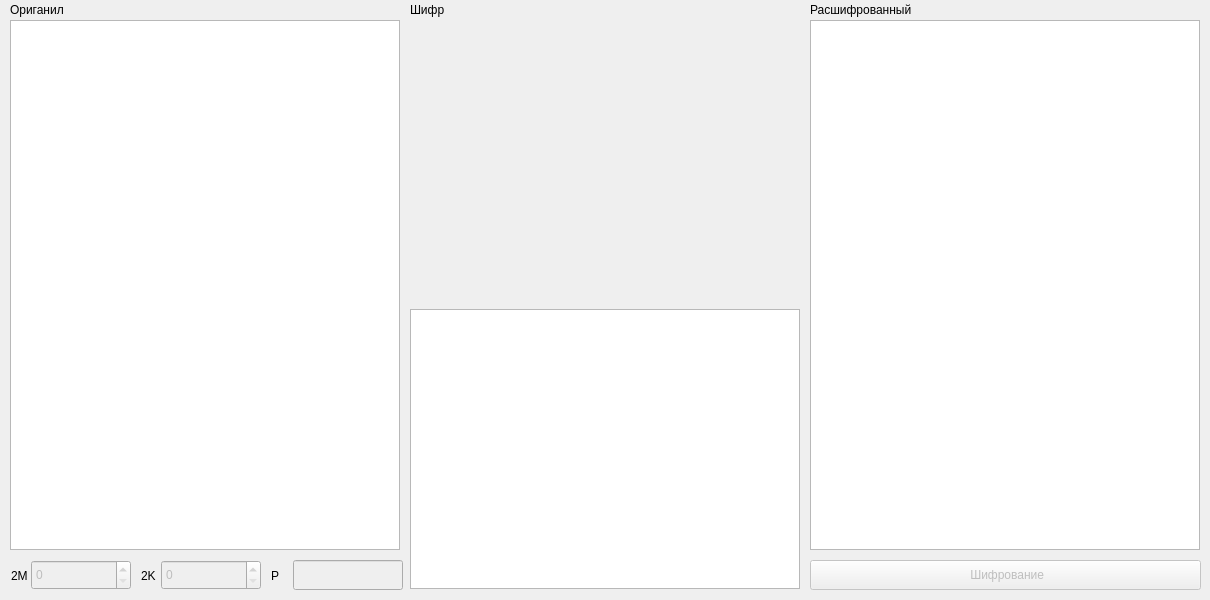
<?xml version="1.0" encoding="UTF-8"?>
<ui version="4.0">
 <class>MainWindow</class>
 <widget class="QMainWindow" name="MainWindow">
  <property name="geometry">
   <rect>
    <x>0</x>
    <y>0</y>
    <width>1210</width>
    <height>600</height>
   </rect>
  </property>
  <property name="windowTitle">
   <string>MainWindow</string>
  </property>
  <widget class="QWidget" name="centralwidget">
   <widget class="QPushButton" name="crypt_but">
    <property name="enabled">
     <bool>false</bool>
    </property>
    <property name="geometry">
     <rect>
      <x>810</x>
      <y>560</y>
      <width>391</width>
      <height>30</height>
     </rect>
    </property>
    <property name="text">
     <string> Шифрование</string>
    </property>
   </widget>
   <widget class="QTextEdit" name="orig_text">
    <property name="geometry">
     <rect>
      <x>10</x>
      <y>20</y>
      <width>390</width>
      <height>530</height>
     </rect>
    </property>
   </widget>
   <widget class="QTextEdit" name="crypt_text">
    <property name="enabled">
     <bool>true</bool>
    </property>
    <property name="geometry">
     <rect>
      <x>410</x>
      <y>309</y>
      <width>390</width>
      <height>280</height>
     </rect>
    </property>
    <property name="readOnly">
     <bool>true</bool>
    </property>
   </widget>
   <widget class="QLabel" name="label">
    <property name="geometry">
     <rect>
      <x>11</x>
      <y>560</y>
      <width>21</width>
      <height>31</height>
     </rect>
    </property>
    <property name="text">
     <string>2M</string>
    </property>
   </widget>
   <widget class="QLabel" name="label_2">
    <property name="geometry">
     <rect>
      <x>141</x>
      <y>560</y>
      <width>21</width>
      <height>31</height>
     </rect>
    </property>
    <property name="text">
     <string>2K</string>
    </property>
   </widget>
   <widget class="QLineEdit" name="P_Edit">
    <property name="enabled">
     <bool>false</bool>
    </property>
    <property name="geometry">
     <rect>
      <x>293</x>
      <y>560</y>
      <width>110</width>
      <height>30</height>
     </rect>
    </property>
    <property name="text">
     <string/>
    </property>
    <property name="readOnly">
     <bool>true</bool>
    </property>
   </widget>
   <widget class="QLabel" name="label_3">
    <property name="geometry">
     <rect>
      <x>271</x>
      <y>560</y>
      <width>21</width>
      <height>31</height>
     </rect>
    </property>
    <property name="text">
     <string>P</string>
    </property>
   </widget>
   <widget class="QSpinBox" name="M_Edit">
    <property name="enabled">
     <bool>false</bool>
    </property>
    <property name="geometry">
     <rect>
      <x>31</x>
      <y>560</y>
      <width>100</width>
      <height>30</height>
     </rect>
    </property>
    <property name="maximum">
     <number>100</number>
    </property>
   </widget>
   <widget class="QSpinBox" name="K_Edit">
    <property name="enabled">
     <bool>false</bool>
    </property>
    <property name="geometry">
     <rect>
      <x>161</x>
      <y>560</y>
      <width>100</width>
      <height>30</height>
     </rect>
    </property>
    <property name="maximum">
     <number>100</number>
    </property>
   </widget>
   <widget class="QTableWidget" name="lat_table">
    <property name="enabled">
     <bool>false</bool>
    </property>
    <property name="geometry">
     <rect>
      <x>410</x>
      <y>20</y>
      <width>390</width>
      <height>280</height>
     </rect>
    </property>
    <property name="frameShape">
     <enum>QFrame::NoFrame</enum>
    </property>
    <property name="frameShadow">
     <enum>QFrame::Plain</enum>
    </property>
    <property name="verticalScrollBarPolicy">
     <enum>Qt::ScrollBarAlwaysOff</enum>
    </property>
    <property name="horizontalScrollBarPolicy">
     <enum>Qt::ScrollBarAlwaysOff</enum>
    </property>
    <property name="editTriggers">
     <set>QAbstractItemView::NoEditTriggers</set>
    </property>
    <property name="tabKeyNavigation">
     <bool>false</bool>
    </property>
    <property name="showDropIndicator" stdset="0">
     <bool>false</bool>
    </property>
    <property name="dragDropOverwriteMode">
     <bool>false</bool>
    </property>
    <property name="selectionMode">
     <enum>QAbstractItemView::MultiSelection</enum>
    </property>
    <property name="wordWrap">
     <bool>false</bool>
    </property>
    <property name="cornerButtonEnabled">
     <bool>false</bool>
    </property>
    <attribute name="horizontalHeaderVisible">
     <bool>false</bool>
    </attribute>
    <attribute name="horizontalHeaderMinimumSectionSize">
     <number>5</number>
    </attribute>
    <attribute name="horizontalHeaderDefaultSectionSize">
     <number>20</number>
    </attribute>
    <attribute name="horizontalHeaderHighlightSections">
     <bool>false</bool>
    </attribute>
    <attribute name="horizontalHeaderStretchLastSection">
     <bool>false</bool>
    </attribute>
    <attribute name="verticalHeaderVisible">
     <bool>false</bool>
    </attribute>
    <attribute name="verticalHeaderMinimumSectionSize">
     <number>5</number>
    </attribute>
    <attribute name="verticalHeaderDefaultSectionSize">
     <number>20</number>
    </attribute>
    <attribute name="verticalHeaderHighlightSections">
     <bool>false</bool>
    </attribute>
    <attribute name="verticalHeaderStretchLastSection">
     <bool>false</bool>
    </attribute>
   </widget>
   <widget class="QTextEdit" name="decrypt_text">
    <property name="geometry">
     <rect>
      <x>810</x>
      <y>20</y>
      <width>390</width>
      <height>530</height>
     </rect>
    </property>
    <property name="readOnly">
     <bool>true</bool>
    </property>
   </widget>
   <widget class="QLabel" name="label_4">
    <property name="geometry">
     <rect>
      <x>10</x>
      <y>0</y>
      <width>390</width>
      <height>20</height>
     </rect>
    </property>
    <property name="text">
     <string>Ориганил</string>
    </property>
   </widget>
   <widget class="QLabel" name="label_6">
    <property name="geometry">
     <rect>
      <x>810</x>
      <y>0</y>
      <width>390</width>
      <height>20</height>
     </rect>
    </property>
    <property name="text">
     <string>Расшифрованный</string>
    </property>
   </widget>
   <widget class="QLabel" name="label_7">
    <property name="geometry">
     <rect>
      <x>410</x>
      <y>0</y>
      <width>390</width>
      <height>20</height>
     </rect>
    </property>
    <property name="text">
     <string>Шифр</string>
    </property>
   </widget>
  </widget>
 </widget>
 <resources/>
 <connections/>
</ui>
